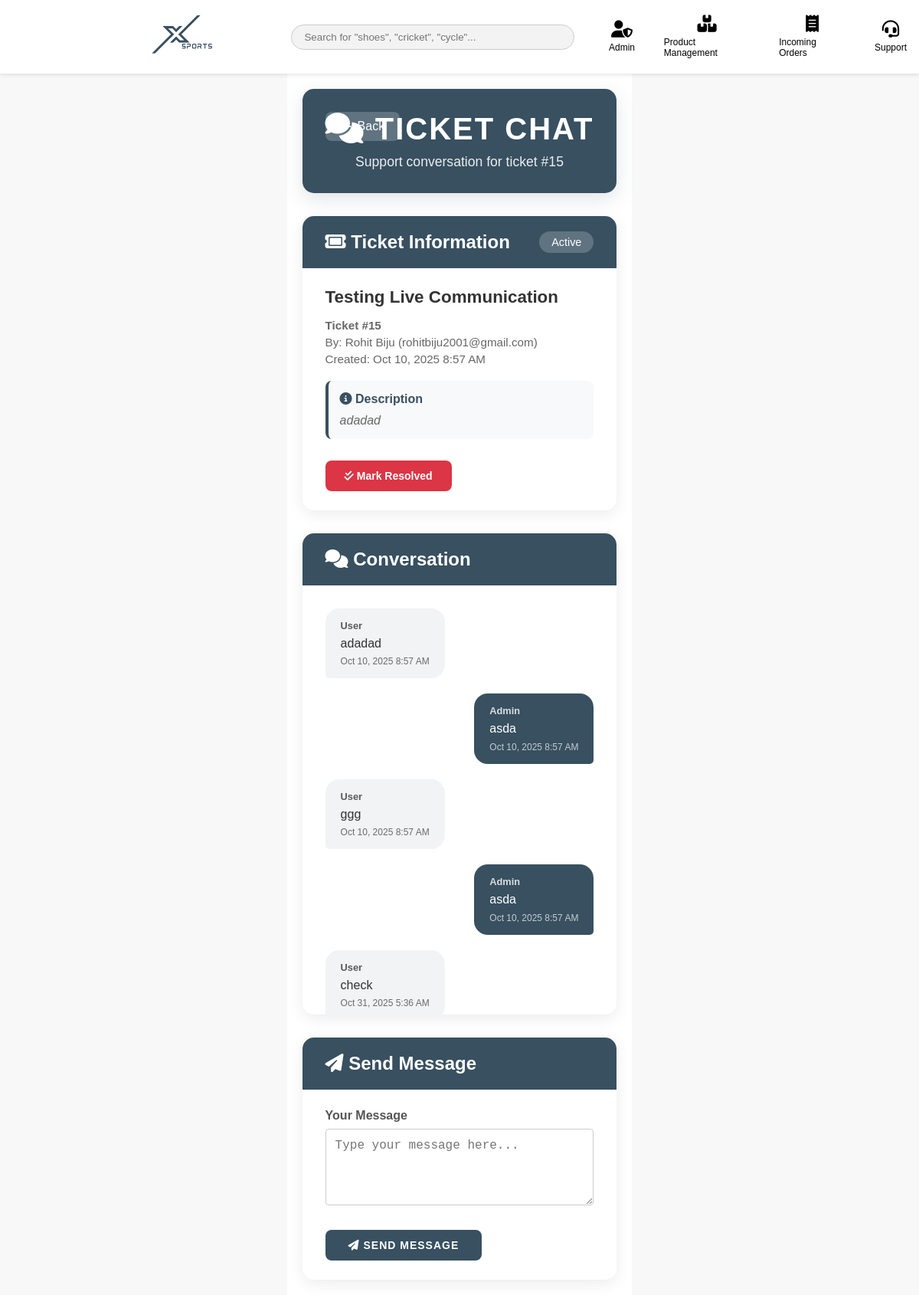
/admin_ticket_chat.php?id=15 (signed in), run on the app's committed database.
### tables this page shows
CREATE TABLE IF NOT EXISTS `support_tickets` (
  `id` int NOT NULL AUTO_INCREMENT,
  `user_id` int NOT NULL,
  `subject` varchar(255) NOT NULL,
  `description` text NOT NULL,
  `status` enum('pending','active','resolved') DEFAULT 'pending',
  `created_at` timestamp NULL DEFAULT CURRENT_TIMESTAMP,
  `updated_at` timestamp NULL DEFAULT CURRENT_TIMESTAMP ON UPDATE CURRENT_TIMESTAMP,
  PRIMARY KEY (`id`),
  KEY `user_id` (`user_id`)
);

CREATE TABLE IF NOT EXISTS `users` (
  `id` int NOT NULL AUTO_INCREMENT,
  `email` varchar(191) NOT NULL,
  `password` varchar(255) NOT NULL,
  `name` varchar(100) NOT NULL,
  `phone` varchar(20) DEFAULT NULL,
  `created_at` timestamp NULL DEFAULT CURRENT_TIMESTAMP,
  PRIMARY KEY (`id`),
  UNIQUE KEY `email` (`email`)
);

CREATE TABLE IF NOT EXISTS `support_messages` (
  `id` int NOT NULL AUTO_INCREMENT,
  `ticket_id` int NOT NULL,
  `sender_type` enum('user','admin') NOT NULL,
  `message` text NOT NULL,
  `created_at` timestamp NULL DEFAULT CURRENT_TIMESTAMP,
  PRIMARY KEY (`id`),
  KEY `ticket_id` (`ticket_id`)
);

### admin_ticket_chat.php (the view, shortened to what this page needs)
<?php
require_once 'includes/db.php';
$ticket_id = (int)$_GET['id'];
$stmt = $pdo->prepare("SELECT t.*, u.name as user_name, u.email as user_email
                       FROM support_tickets t
                       JOIN users u ON t.user_id = u.id
                       WHERE t.id = ?");
$stmt->execute([$ticket_id]);
$ticket = $stmt->fetch();
$stmt = $pdo->prepare("SELECT * FROM support_messages WHERE ticket_id = ? ORDER BY created_at ASC");
$stmt->execute([$ticket_id]);
$messages = $stmt->fetchAll();
?>
<!DOCTYPE html>
<html lang="en">
<head>
    <link rel="stylesheet" href="assets/style.css">
    <link rel="stylesheet" href="https://cdnjs.cloudflare.com/ajax/libs/font-awesome/6.5.1/css/all.min.css">
</head>
<body>
    <?php include 'includes/header.php'; ?>
    <div class="admin-container">
        <div class="chat-header">
            <a href="admin_support.php" class="back-button">
                <i class="fa-solid fa-arrow-left"></i> Back
            </a>
            <h1><i class="fa-solid fa-comments"></i> Ticket Chat</h1>
            <p>Support conversation for ticket #<?php echo $ticket_id; ?></p>
        </div>
        <div class="ticket-info-section">
            <div class="ticket-info-header">
                <h2><i class="fa-solid fa-ticket"></i> Ticket Information</h2>
                <div class="ticket-status">
                    <?php echo ucfirst($ticket['status']); ?>
                </div>
            </div>
            <div class="ticket-details">
                <div class="ticket-title"><?php echo htmlspecialchars($ticket['subject']); ?></div>
                <div class="ticket-meta">
                    <div><strong>Ticket #<?php echo $ticket['id']; ?></strong></div>
                    <div>By: <?php echo htmlspecialchars($ticket['user_name']); ?> (<?php echo htmlspecialchars($ticket['user_email']); ?>)</div>
                    <div>Created: <?php echo date('M j, Y g:i A', strtotime($ticket['created_at'])); ?></div>
                </div>
                <div class="ticket-description">
                    <h4><i class="fa-solid fa-info-circle"></i> Description</h4>
                    <p><?php echo htmlspecialchars($ticket['description']); ?></p>
                </div>
                <div class="ticket-actions">
                    <?php if ($ticket['status'] === 'active'): ?>
                        <form method="POST" style="display: inline;">
                            <button type="submit" class="btn-resolve">
                                <i class="fa-solid fa-check-double"></i> Mark Resolved
                            </button>
                        </form>
                    <?php endif; ?>
                </div>
            </div>
        </div>
        <div class="chat-section">
            <div class="chat-header-section">
                <h2><i class="fa-solid fa-comments"></i> Conversation</h2>
            </div>
            <div class="chat-messages">
                <?php if (empty($messages)): ?>
                    <div class="empty-chat">
                        <i class="fa-solid fa-comment-slash"></i>
                        <h3>No Messages Yet</h3>
                        <p>Start the conversation by sending a message below.</p>
                    </div>
                <?php else: ?>
                    <?php foreach ($messages as $message): ?>
                        <div class="message <?php echo $message['sender_type']; ?>">
                            <div class="message-content">
                                <div class="message-sender">
                                    <?php echo ucfirst($message['sender_type']); ?>
                                </div>
                                <div class="message-text">
                                    <?php echo htmlspecialchars($message['message']); ?>
                                </div>
                                <div class="message-time">
                                    <?php echo date('M j, Y g:i A', strtotime($message['created_at'])); ?>
                                </div>
                            </div>
                        </div>
                    <?php endforeach; ?>
                <?php endif; ?>
            </div>
        </div>
        <div class="send-message-section">
            <div class="send-message-header">
                <h2><i class="fa-solid fa-paper-plane"></i> Send Message</h2>
            </div>
            <form method="POST" class="message-form">
                <div class="form-group">
                    <label for="message">Your Message</label>
                    <textarea id="message" name="message" placeholder="Type your message here..." required><?php echo htmlspecialchars($_POST['message'] ?? ''); ?></textarea>
                </div>
                <div class="form-actions">
                    <button type="submit" class="btn-send" <?php echo ($ticket['status'] === 'resolved' || $ticket['status'] === 'pending') ? 'disabled' : ''; ?>>
                        <i class="fa-solid fa-paper-plane"></i> Send Message
                    </button>
                </div>
            </form>
        </div>
    </div>
</body>
</html>

### assets/style.css (style rules this page uses)
body { font-family: Arial, sans-serif; margin: 0; background: #f8f8f8; display: flex; min-height: 100vh; flex-direction: column; }
button { background: #005eb8; color: white; border: none; padding: 0.5rem; margin-top: 0.5rem; cursor: pointer; }
.form-group { margin-bottom: 20px; }
.form-group label { display: block; margin-bottom: 8px; font-weight: bold; color: #555; }
.form-group input[type="text"], .form-group input[type="email"], .form-group textarea { width: 100%; padding: 12px; border: 1px solid #ccc; border-radius: 4px; box-sizing: border-box; font-size: 16px; }
.form-group textarea { resize: vertical; }

### data on the page
support_tickets: status "Active", subject "Testing Live Communication", id "15", user.name "Rohit Biju", user.email "rohitbiju2001@gmail.com", created_at "Oct 10, 2025 8:57 AM", description "adadad"
support_messages: sender_type "User", message "adadad", created_at "Oct 10, 2025 8:57 AM"
support_messages: sender_type "Admin", message "asda", created_at "Oct 10, 2025 8:57 AM"
support_messages: sender_type "User", message "ggg", created_at "Oct 10, 2025 8:57 AM"
support_messages: sender_type "Admin", message "asda", created_at "Oct 10, 2025 8:57 AM"
support_messages: sender_type "User", message "check", created_at "Oct 31, 2025 5:36 AM"

### other printed values
$ticket_id "15"
